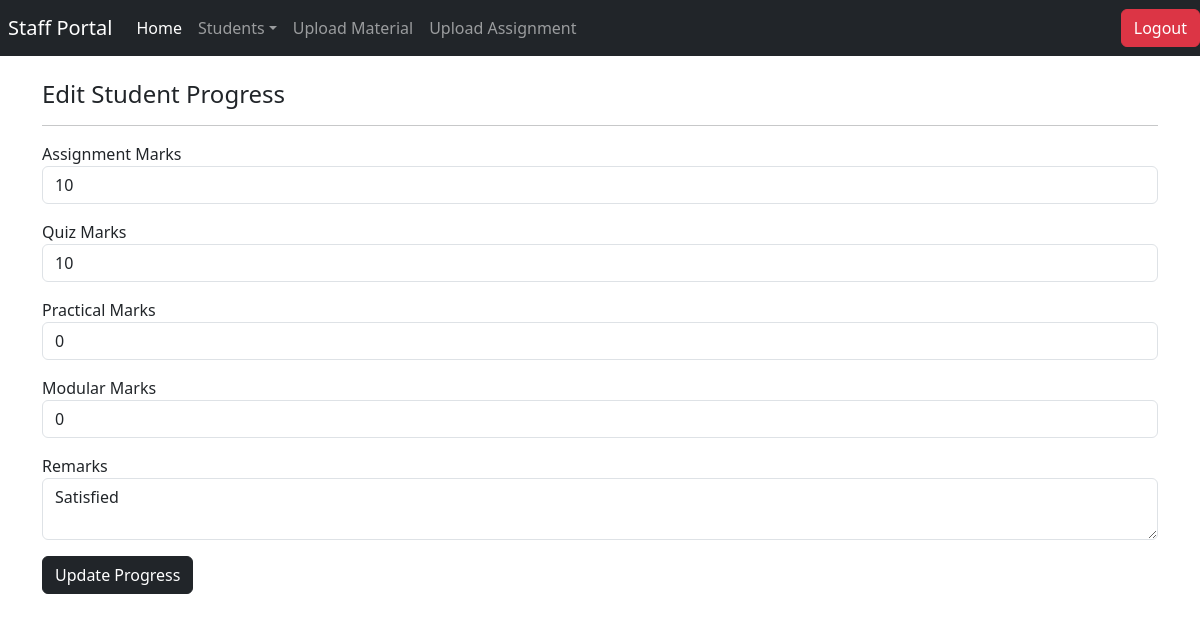
/Staff/edit_progress.php?id=28 (signed in), run on the app's committed database.
### tables this page shows
CREATE TABLE IF NOT EXISTS `studentprogress` (
  `progressno` int NOT NULL AUTO_INCREMENT,
  `studentid` int DEFAULT NULL,
  `assignmentmarks` bigint DEFAULT NULL,
  `quizmarksinternal` bigint DEFAULT NULL,
  `practical` bigint DEFAULT NULL,
  `modular` bigint DEFAULT NULL,
  `classes_conducted` int NOT NULL,
  `classes_held` int NOT NULL,
  `remarks` varchar(1000) NOT NULL,
  `dateofprogress` timestamp NULL DEFAULT CURRENT_TIMESTAMP,
  PRIMARY KEY (`progressno`),
  KEY `studentid` (`studentid`)
);

### Staff/edit_progress.php (the view, shortened to what this page needs)
<?php
include('../connect.php');
include('staffheader.php');
if (isset($_GET['id'])) {
    $progressid = $_GET['id'];
    $query = mysqli_query($conn, "SELECT * FROM studentprogress WHERE progressno = '$progressid'");
    $record = mysqli_fetch_assoc($query);
}
?>
<div class="container mt-4">
    <h4>Edit Student Progress</h4>
    <hr>
    <form method="post">
        <div class="mb-3">
            <label>Assignment Marks</label>
            <input type="number" name="assignmentmarks" class="form-control" value="<?php echo $record['assignmentmarks']; ?>" required>
        </div>
        <div class="mb-3">
            <label>Quiz Marks</label>
            <input type="number" name="quizmarksinternal" class="form-control" value="<?php echo $record['quizmarksinternal']; ?>" required>
        </div>
        <div class="mb-3">
            <label>Practical Marks</label>
            <input type="number" name="practical" class="form-control" value="<?php echo $record['practical']; ?>" required>
        </div>
        <div class="mb-3">
            <label>Modular Marks</label>
            <input type="number" name="modular" class="form-control" value="<?php echo $record['modular']; ?>" required>
        </div>
        <div class="mb-3">
            <label>Remarks</label>
            <textarea name="remarks" class="form-control"><?php echo $record['remarks']; ?></textarea>
        </div>
        <button type="submit" name="update" class="btn btn-dark">Update Progress</button>
    </form>
</div>
<?php include('stafffooter.php'); ?>

### data on the page
studentprogress: assignmentmarks "10", quizmarksinternal "10", practical "0", modular "0", remarks "Satisfied"
